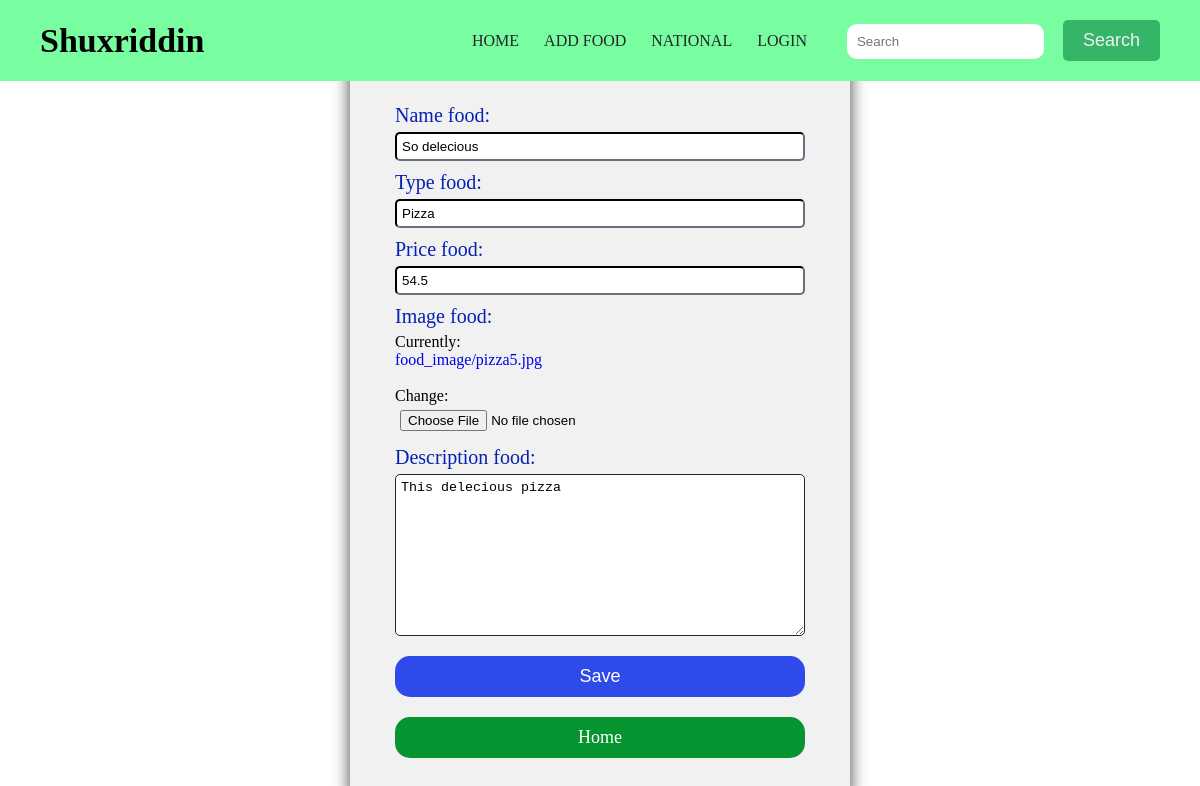
The page /food/edit/8/ on the database its author committed.
### app/models.py (models this page shows, shortened)
class FoodApp(models.Model):
    user_name = models.ForeignKey(User, on_delete=models.CASCADE, default=1)  # food qo`shishda default=1 bo`lganligi sabab Shuxa ni tanlab ko`rsatadi
    name_food = models.CharField(max_length=100)
    type_food = models.CharField(max_length=200)
    price_food = models.FloatField(default=45.000)
    image_food = models.ImageField(upload_to='food_image', default='pic.jpg')
    description_food = models.TextField()

### app/views.py (the view)
# urls.py: path('edit/<int:id>/', views.update_food, name='update'),
def update_food(request, id):
    food = FoodApp.objects.get(id=id)
    form = CreateFood(request.POST or None, instance=food)
    if request.method == "POST":
        if form.is_valid():
            form.save()
            return redirect('index')
    return render(request, 'food/create_food.html', {'food': food, 'form': form})

### app/forms.py
class CreateFood(forms.ModelForm):
    class Meta:
        model = FoodApp
        fields = ['name_food', 'type_food', 'price_food', 'image_food', 'description_food']

### app/templates/food/create_food.html (shortened to what this page needs)
{% extends 'food/base.html' %}
{% load static %}
    {% block body %}
    <div class="container-form-create">
        <form method="POST" class="create-form">
            <h1>Create Car Card</h1>
            {% for item in form %}
            {{ item.label_tag }}
            {{ item }}
            {% endfor %}
            <button type="submit">Save</button>
            <a href="{% url 'index' %}" class="btn">Home</a>
        </form>
    </div>
    {% endblock %}

### app/static/food/style.css (style rules this page uses)
*, *::after, *::before { margin: 0; padding: 0; box-sizing: border-box; }
body { font-family: Cambria, Cochin, Georgia, Times, 'Times New Roman', serif, sans-serif; max-width: 1920px; margin: 0 auto; }
a { text-decoration: none; }
.btn { padding: 10px 20px; background: #069431; border-radius: 15px; }
.container-form-create { display: flex; align-items: center; justify-content: center; height: 100vh; }
.create-form { width: 500px; display: flex; flex-direction: column; padding: 45px; border-radius: 15px; background: #f1f1f1; box-shadow: 0 0 15px 2px rgba(33, 32, 32, 0.693); }
.create-form h1 { color: #212529; text-align: center; margin-bottom: 25px; }
.create-form label { margin-bottom: 5px; font-size: 20px; color: #0620b3; }
.create-form input, textarea { width: 100%; margin-bottom: 10px; padding: 5px; border-radius: 5px; border-color: #212529; }
.create-form textarea { overflow-y: auto; margin-bottom: 20px; }
.create-form button { width: 100%; padding: 10px; background: #2e4ae9; color: #fff; font-size: 18px; font-weight: 400; border: none; border-radius: 15px; margin-bottom: 20px; cursor: pointer; }
.create-form .btn { color: #fff; font-size: 18px; font-weight: 400; text-align: center; }
.create-form input[type='file'] { border: none; }

### rows shown on the page
FoodApp: form "So delecious" "Pizza" "54.5" "This delecious pizza"

### other values the page prints
{{ item.label_tag }} "Name food:" "Type food:" "Price food:" "Image food:" "Description food:"
